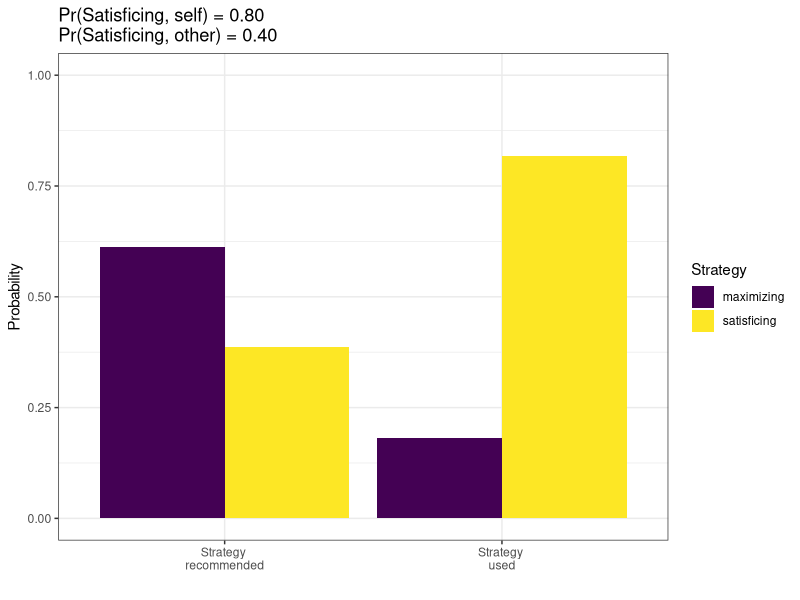

Here is the R script that generated this plot: (Note: this script raises an error after producing the figure.)


# - You have resources
# - You try to minimize costs
# - Process of choosing has costs
#   - For yourself, costs = effort + time + social
#   - For recommendations, costs = effort + time + social
# - You receive resources from choice



library(tidyverse)
N <- 1000
results <- tibble(pid = rep(seq(1,N), each=2),
                  R = rep(rnorm(N, 50, 15), each=2),
                  target = rep(c("Strategy \nused", "Strategy \nrecommended"), N),
                  choice = NA)

strategies <- c("satisficing", "maximizing")
P_satis <- c(.8)

for (p_satis in P_satis) {
  for (row in 1:nrow(results)) {
    if (results[row, "target"]=="Strategy \nused") {
      results[row, "choice"] <- sample(size=1, x=strategies, prob=c(p_satis, 1 - p_satis))
    } else if (results[row, "target"]=="Strategy \nrecommended") {
      results[row, "choice"] <- sample(size=1, x=strategies, prob=c(p_satis - .4, 1 - p_satis + .4))
    }
  }
}

results %>% 
  group_by(target, choice) %>% 
  summarise(p = n() / nrow(results)*2)

results %>% 
  group_by(target, choice) %>% 
  summarise(p = n() / nrow(results)*2) %>% 
  ggplot(aes(target, p, fill=choice)) +
  geom_col(position=position_dodge()) +
  labs(title="Pr(Satisficing, self) = 0.80 \nPr(Satisficing, other) = 0.40", y="Probability", x=" ", fill="Strategy") +
  coord_cartesian(ylim=c(0,1)) +
  scale_fill_manual(values=viridis::viridis(10)[c(1,10)]) +
  theme_bw()




for (n_sim in 1:n_sims) {
  for_whom <- sample(size=1, x=self_other, prob=c(.5, .5))
  
  if (for_whom=="self") {
    p <- .8
    q <- 1 - p
    results <- bind_rows(results,
                         bind_cols(sim_id = n_sim,
                                   choice=sample(size=1, x=choice, prob=c(p, q)),
                                   target=for_whom))
    
  } else if (for_whom=="other") {
    
    similarity <- runif(1, -3, 1)
    p <- plogis(similarity)
    q <- 1 - p
    results <- bind_rows(results,
                         bind_cols(sim_id = n_sim,
                                   choice=sample(size=1, x=choice, prob=c(p, q)),
                                   target=for_whom))
  }
}

results

results %>% 
  mutate(target = factor(target, levels=c("self", "other")),
         choice = factor(choice, levels=c("maximize", "satisfy"))) %>% 
  ggplot(aes(target, fill=choice)) +
  geom_bar(position=position_dodge()) +
  scale_fill_manual(values=viridis::viridis(10)[c(1,10)]) +
  theme_bw()








sample(x=c("A", "B"), size=1, prob=c(.5,.5))
